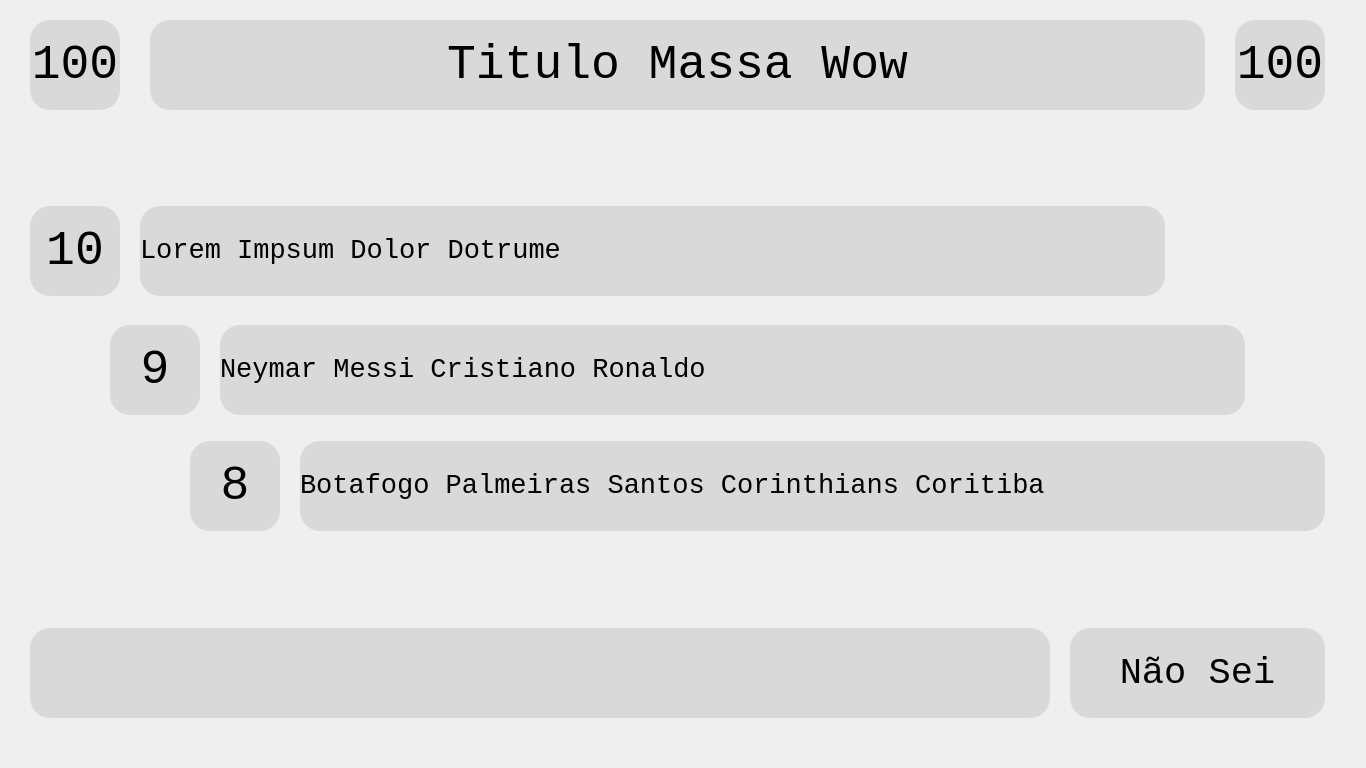
<?xml version="1.0" encoding="UTF-8"?>
<ui version="4.0">
 <class>Jogo</class>
 <widget class="QMainWindow" name="Jogo">
  <property name="geometry">
   <rect>
    <x>0</x>
    <y>0</y>
    <width>1366</width>
    <height>768</height>
   </rect>
  </property>
  <property name="font">
   <font>
    <family>Consolas</family>
    <pointsize>24</pointsize>
   </font>
  </property>
  <property name="windowTitle">
   <string>MainWindow</string>
  </property>
  <widget class="QWidget" name="centralwidget">
   <widget class="QLabel" name="titulo">
    <property name="geometry">
     <rect>
      <x>150</x>
      <y>20</y>
      <width>1055</width>
      <height>90</height>
     </rect>
    </property>
    <property name="font">
     <font>
      <family>Consolas</family>
      <pointsize>36</pointsize>
     </font>
    </property>
    <property name="styleSheet">
     <string notr="true">border-radius: 20px;
background: #D9D9D9;</string>
    </property>
    <property name="text">
     <string>Titulo Massa Wow</string>
    </property>
    <property name="alignment">
     <set>Qt::AlignCenter</set>
    </property>
   </widget>
   <widget class="QWidget" name="dica1" native="true">
    <property name="enabled">
     <bool>true</bool>
    </property>
    <property name="geometry">
     <rect>
      <x>30</x>
      <y>206</y>
      <width>1135</width>
      <height>90</height>
     </rect>
    </property>
    <widget class="QLabel" name="dica1_pontos">
     <property name="geometry">
      <rect>
       <x>0</x>
       <y>0</y>
       <width>90</width>
       <height>90</height>
      </rect>
     </property>
     <property name="font">
      <font>
       <family>Consolas</family>
       <pointsize>36</pointsize>
      </font>
     </property>
     <property name="styleSheet">
      <string notr="true">border-radius: 20px;
background: #d9d9d9;</string>
     </property>
     <property name="text">
      <string>10</string>
     </property>
     <property name="alignment">
      <set>Qt::AlignCenter</set>
     </property>
    </widget>
    <widget class="QLabel" name="dica1_label">
     <property name="geometry">
      <rect>
       <x>110</x>
       <y>0</y>
       <width>1025</width>
       <height>90</height>
      </rect>
     </property>
     <property name="font">
      <font>
       <family>Consolas</family>
       <pointsize>20</pointsize>
      </font>
     </property>
     <property name="styleSheet">
      <string notr="true">border-radius: 20px;
background: #d9d9d9;</string>
     </property>
     <property name="text">
      <string>Lorem Impsum Dolor Dotrume</string>
     </property>
     <property name="margin">
      <number>20</number>
     </property>
    </widget>
   </widget>
   <widget class="QLabel" name="pontuacao_p1">
    <property name="geometry">
     <rect>
      <x>30</x>
      <y>20</y>
      <width>90</width>
      <height>90</height>
     </rect>
    </property>
    <property name="font">
     <font>
      <family>Consolas</family>
      <pointsize>36</pointsize>
     </font>
    </property>
    <property name="styleSheet">
     <string notr="true">border-radius: 20px;
background: #D9D9D9;</string>
    </property>
    <property name="text">
     <string>100</string>
    </property>
    <property name="alignment">
     <set>Qt::AlignCenter</set>
    </property>
   </widget>
   <widget class="QLabel" name="pontuacao_p2">
    <property name="geometry">
     <rect>
      <x>1235</x>
      <y>20</y>
      <width>90</width>
      <height>90</height>
     </rect>
    </property>
    <property name="font">
     <font>
      <family>Consolas</family>
      <pointsize>36</pointsize>
     </font>
    </property>
    <property name="styleSheet">
     <string notr="true">border-radius: 20px;
background: #D9D9D9;</string>
    </property>
    <property name="text">
     <string>100</string>
    </property>
    <property name="alignment">
     <set>Qt::AlignCenter</set>
    </property>
   </widget>
   <widget class="QWidget" name="dica2" native="true">
    <property name="enabled">
     <bool>true</bool>
    </property>
    <property name="geometry">
     <rect>
      <x>110</x>
      <y>325</y>
      <width>1135</width>
      <height>90</height>
     </rect>
    </property>
    <widget class="QLabel" name="dica2_pontos">
     <property name="geometry">
      <rect>
       <x>0</x>
       <y>0</y>
       <width>90</width>
       <height>90</height>
      </rect>
     </property>
     <property name="font">
      <font>
       <family>Consolas</family>
       <pointsize>36</pointsize>
      </font>
     </property>
     <property name="styleSheet">
      <string notr="true">border-radius: 20px;
background: #d9d9d9;</string>
     </property>
     <property name="text">
      <string>9</string>
     </property>
     <property name="alignment">
      <set>Qt::AlignCenter</set>
     </property>
    </widget>
    <widget class="QLabel" name="dica2_label">
     <property name="geometry">
      <rect>
       <x>110</x>
       <y>0</y>
       <width>1025</width>
       <height>90</height>
      </rect>
     </property>
     <property name="font">
      <font>
       <family>Consolas</family>
       <pointsize>20</pointsize>
      </font>
     </property>
     <property name="styleSheet">
      <string notr="true">border-radius: 20px;
background: #d9d9d9;</string>
     </property>
     <property name="text">
      <string>Neymar Messi Cristiano Ronaldo</string>
     </property>
     <property name="margin">
      <number>20</number>
     </property>
    </widget>
   </widget>
   <widget class="QWidget" name="dica3" native="true">
    <property name="enabled">
     <bool>true</bool>
    </property>
    <property name="geometry">
     <rect>
      <x>190</x>
      <y>441</y>
      <width>1135</width>
      <height>90</height>
     </rect>
    </property>
    <widget class="QLabel" name="dica3_pontos">
     <property name="geometry">
      <rect>
       <x>0</x>
       <y>0</y>
       <width>90</width>
       <height>90</height>
      </rect>
     </property>
     <property name="font">
      <font>
       <family>Consolas</family>
       <pointsize>36</pointsize>
      </font>
     </property>
     <property name="styleSheet">
      <string notr="true">border-radius: 20px;
background: #d9d9d9;</string>
     </property>
     <property name="text">
      <string>8</string>
     </property>
     <property name="alignment">
      <set>Qt::AlignCenter</set>
     </property>
    </widget>
    <widget class="QLabel" name="dica3_label">
     <property name="geometry">
      <rect>
       <x>110</x>
       <y>0</y>
       <width>1025</width>
       <height>90</height>
      </rect>
     </property>
     <property name="font">
      <font>
       <family>Consolas</family>
       <pointsize>20</pointsize>
      </font>
     </property>
     <property name="styleSheet">
      <string notr="true">border-radius: 20px;
background: #d9d9d9;</string>
     </property>
     <property name="text">
      <string>Botafogo Palmeiras Santos Corinthians Coritiba</string>
     </property>
     <property name="margin">
      <number>20</number>
     </property>
    </widget>
   </widget>
   <widget class="QLineEdit" name="input_resposta">
    <property name="geometry">
     <rect>
      <x>30</x>
      <y>628</y>
      <width>1020</width>
      <height>90</height>
     </rect>
    </property>
    <property name="sizePolicy">
     <sizepolicy hsizetype="Fixed" vsizetype="Fixed">
      <horstretch>0</horstretch>
      <verstretch>0</verstretch>
     </sizepolicy>
    </property>
    <property name="font">
     <font>
      <family>Consolas</family>
      <pointsize>20</pointsize>
     </font>
    </property>
    <property name="styleSheet">
     <string notr="true">border-radius: 20px;
background: #d9d9d9;</string>
    </property>
    <property name="maxLength">
     <number>100</number>
    </property>
   </widget>
   <widget class="QPushButton" name="pushButton">
    <property name="geometry">
     <rect>
      <x>1070</x>
      <y>628</y>
      <width>255</width>
      <height>90</height>
     </rect>
    </property>
    <property name="font">
     <font>
      <family>Consolas</family>
      <pointsize>28</pointsize>
     </font>
    </property>
    <property name="styleSheet">
     <string notr="true">QPushButton {
	background: #d9d9d9;
	border-radius: 20px;
}

QPushButton::hover {
	background: #d6d6d6;
}</string>
    </property>
    <property name="text">
     <string>Não Sei</string>
    </property>
   </widget>
  </widget>
 </widget>
 <resources/>
 <connections/>
</ui>
